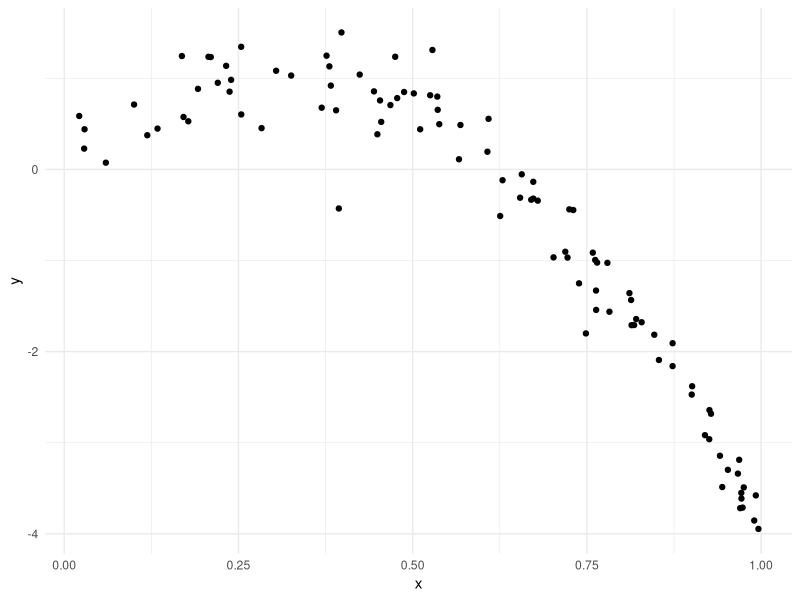
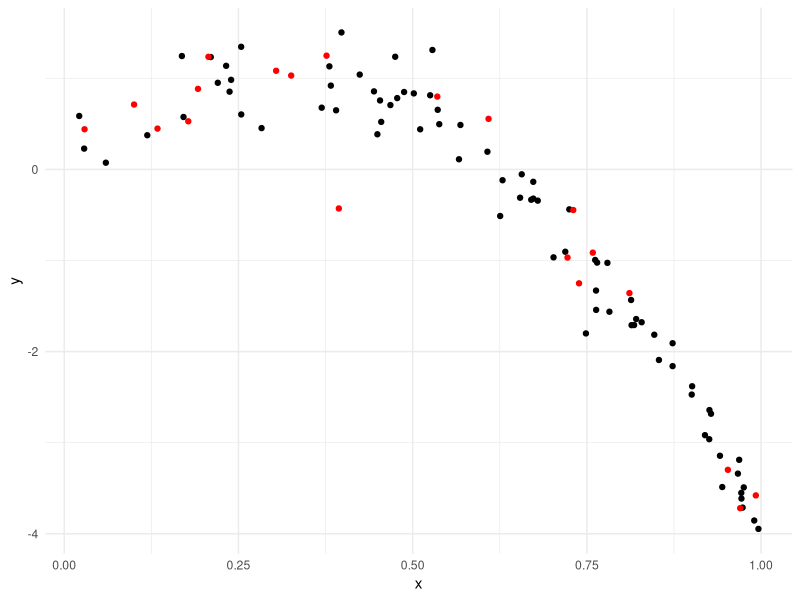
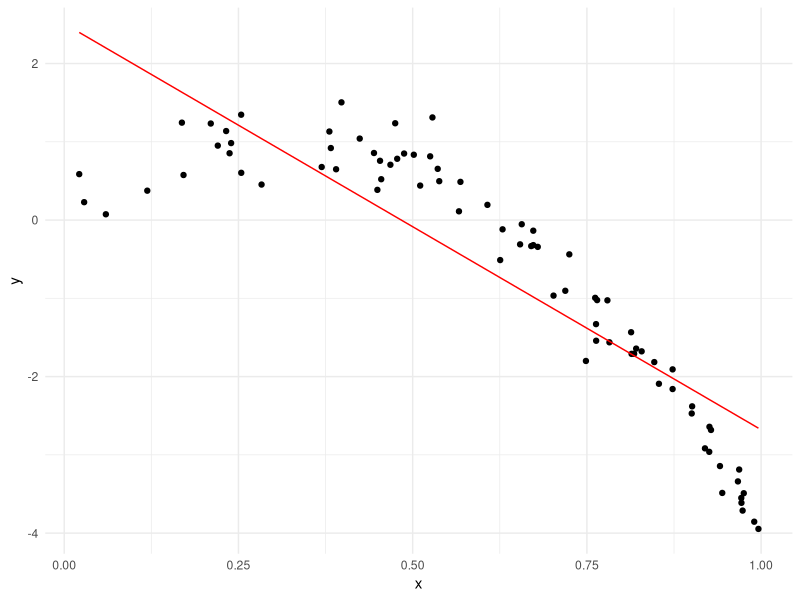
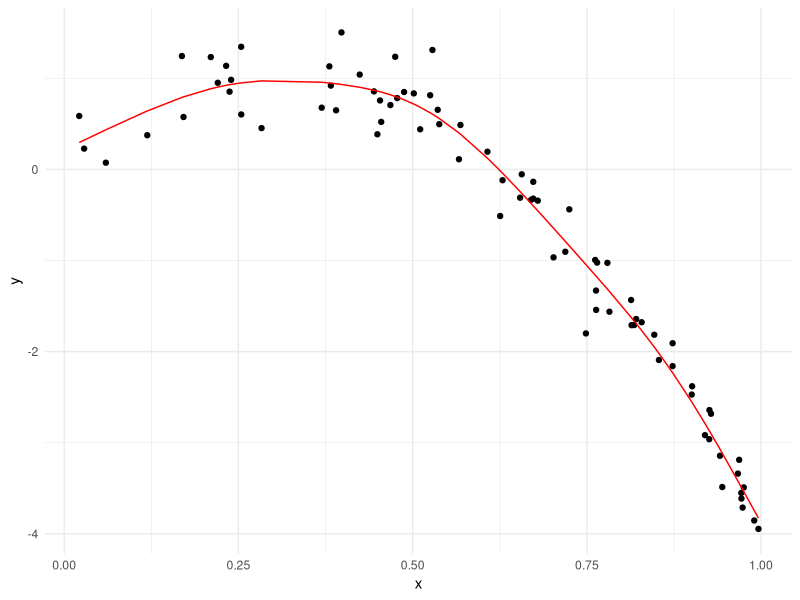
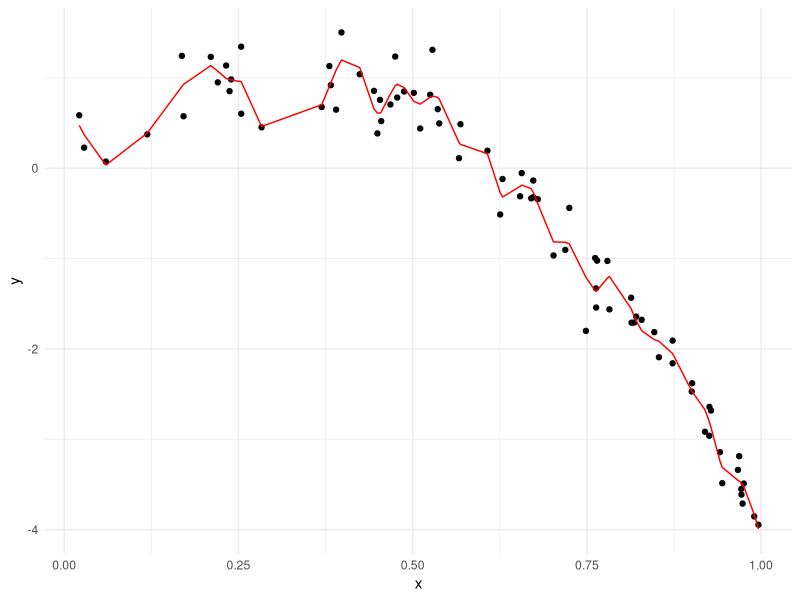
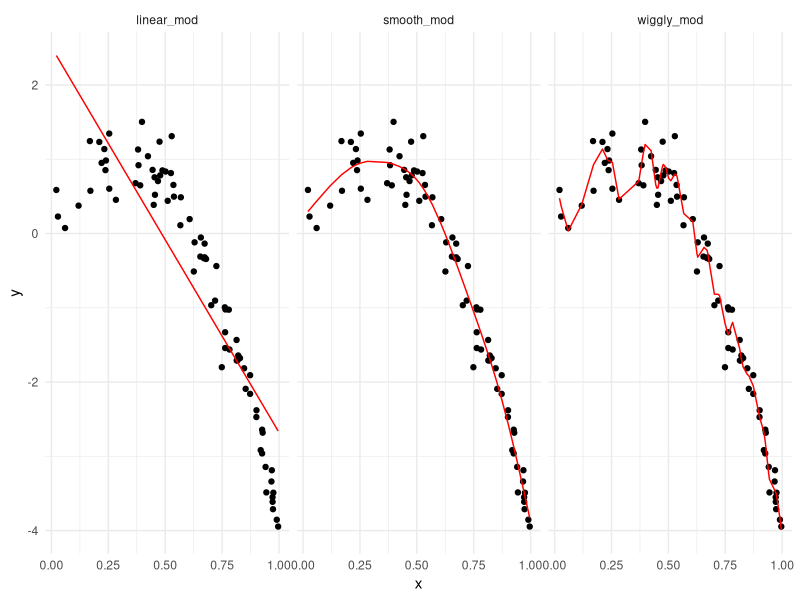
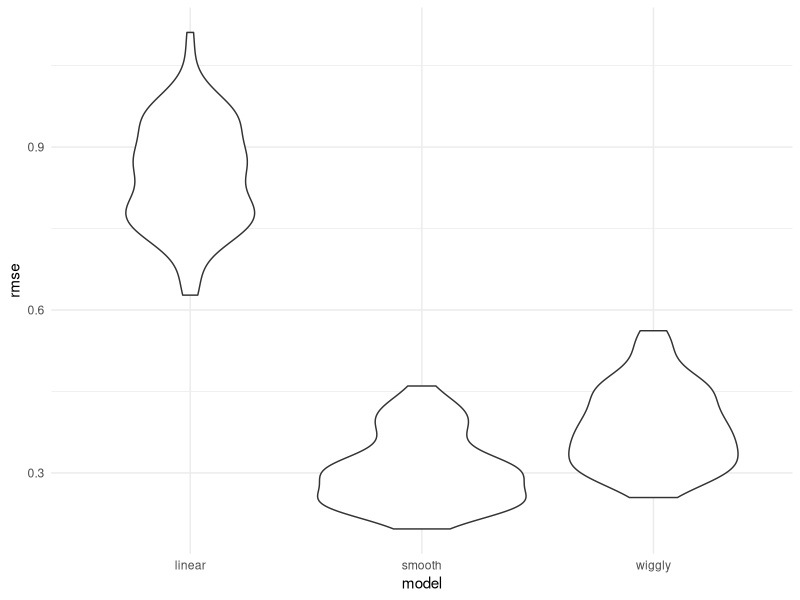

These charts were generated, in order, by the following R code:
## ---- chunk 1
library(tidyverse)
library(mgcv)
library(modelr)
library(viridis)

knitr::opts_chunk$set(
	echo = TRUE,
	warning = FALSE,
	fig.width = 8, 
  fig.height = 6,
  out.width = "90%"
)

options(
  ggplot2.continuous.colour = "viridis",
  ggplot2.continuous.fill = "viridis"
)
scale_colour_discrete = scale_colour_viridis_d
scale_fill_discrete = scale_fill_viridis_d
theme_set(theme_minimal() + theme(legend.position = "bottom"))
## ---- chunk 2
nonlin_df = 
  tibble(
    id = 1:100,
    x = runif(100, 0, 1),
    y = 1 - 10 * (x - .3) ^ 2 + rnorm(100, 0, .3)
  )

nonlin_df %>% 
  ggplot(aes(x = x, y = y)) + 
  geom_point()
## ---- chunk 3
train_df = sample_n(nonlin_df, 80)
test_df = anti_join(nonlin_df, train_df, by = "id")

ggplot(train_df, aes(x = x, y = y)) + 
  geom_point() + 
  geom_point(data = test_df, color = "red")
## ---- chunk 4
linear_mod = lm(y ~ x, data = train_df)

smooth_mod = gam(y ~ s(x), data = train_df)

wiggly_mod = gam(y ~ s(x, k = 30), sp = 10e-6, data = train_df)
## ---- chunk 5
train_df %>% 
  add_predictions(linear_mod) %>% 
  ggplot(aes(x = x, y = y)) + geom_point() + 
  geom_line(aes(y = pred), color = "red")
## ---- chunk 6
train_df %>% 
  add_predictions(smooth_mod) %>% 
  ggplot(aes(x = x, y = y)) + geom_point() + 
  geom_line(aes(y = pred), color = "red")
## ---- chunk 7
train_df %>% 
  add_predictions(wiggly_mod) %>% 
  ggplot(aes(x = x, y = y)) + geom_point() + 
  geom_line(aes(y = pred), color = "red")
## ---- chunk 8
train_df %>% 
  gather_predictions(linear_mod, smooth_mod, wiggly_mod) %>% 
  mutate(model = fct_inorder(model)) %>% 
  ggplot(aes(x = x, y = y)) + 
  geom_point() + 
  geom_line(aes(y = pred), color = "red") + 
  facet_wrap(~model)
## ---- chunk 9
rmse(linear_mod, test_df)

rmse(smooth_mod, test_df)

rmse(wiggly_mod, test_df)
## ---- chunk 10
cv_df = 
  crossv_mc(nonlin_df, 100) 

cv_df %>%  pull(train) %>% .[[1]] %>%  as_tibble
## ---- chunk 11
cv_df =
  crossv_mc(nonlin_df, 100) %>% 
  mutate(
    train = map(train, as_tibble),
    test = map(test, as_tibble))
## ---- chunk 12
cv_df = 
  cv_df %>% 
  mutate(
    linear_mod  = map(train, ~lm(y ~ x, data = .x)),
    smooth_mod  = map(train, ~mgcv::gam(y ~ s(x), data = .x)),
    wiggly_mod  = map(train, ~gam(y ~ s(x, k = 30), sp = 10e-6, data = .x))) %>% 
  mutate(
    rmse_linear = map2_dbl(linear_mod, test, ~rmse(model = .x, data = .y)),
    rmse_smooth = map2_dbl(smooth_mod, test, ~rmse(model = .x, data = .y)),
    rmse_wiggly = map2_dbl(wiggly_mod, test, ~rmse(model = .x, data = .y)))
## ---- chunk 13
cv_df %>% 
  select(starts_with("rmse")) %>% 
  pivot_longer(
    everything(),
    names_to = "model", 
    values_to = "rmse",
    names_prefix = "rmse_") %>% 
  mutate(model = fct_inorder(model)) %>% 
  ggplot(aes(x = model, y = rmse)) + geom_violin()
